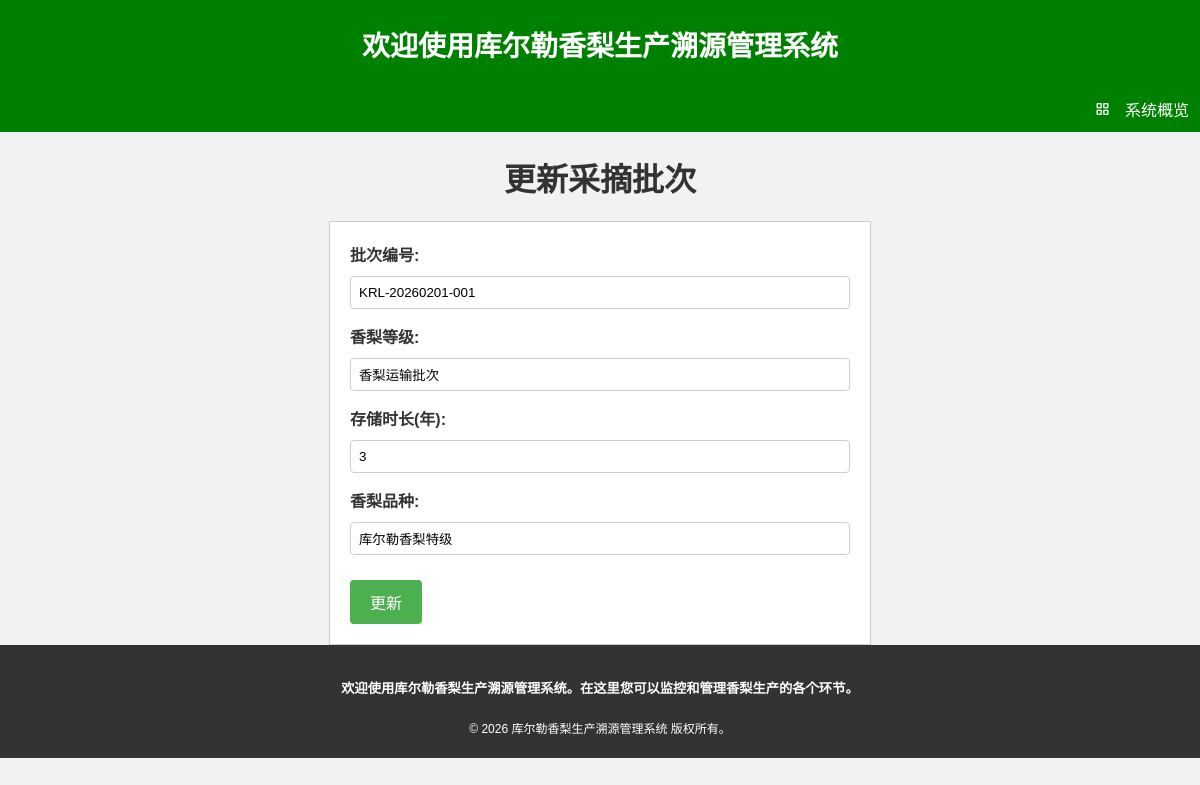
Screenshot of /update_livestock/KRL-20260201-001/ with the database file from the repository.
### homepage/models.py (models this page shows)
class Livestock(models.Model):
    user=models.ForeignKey(User, on_delete=models.CASCADE, default=1)
    Tag_number = models.CharField(max_length=20, primary_key=True, verbose_name="追踪编号")
    Animal_type= models.CharField(max_length=20, verbose_name="物流类型")
    Age= models.IntegerField(verbose_name="存储时长(天)")
    Breed= models.CharField(max_length=20, verbose_name="产品规格")
    class Meta:
        db_table = "Livestock"
        verbose_name = "物流追踪记录"
        verbose_name_plural = "物流追踪记录"

### homepage/views.py (the view)
# urls.py: path("update_livestock/<str:Tag_number>/", Update_livestock, name="update-livestock" ),
def Update_livestock(request,Tag_number):
    livestock=Livestock.objects.get(Tag_number=Tag_number)
    form = LivestockForm(request.POST,instance=livestock)
    if form.is_valid():
        form.save()
        return redirect("homepage:show-livestock")
    else:
        print(form.errors)
    return render(request,"homepage/updatelivestock.html",{'livestock':livestock})

### homepage/templates/homepage/updatelivestock.html (shortened to what this page needs)
{%extends 'homepage/base.html'%}
{%block content%}
<head>
    </head>
    <body>
      <h1>更新采摘批次</h1>
      <form method="post">
        <label for="id_Tag_number">批次编号:</label>
        <input type="text" name="Tag_number" id="id_Tag_number" value="{{livestock.Tag_number }}" required>
        <label for="id_Animal_type">香梨等级:</label>
        <input type="text" name="Animal_type" id="id_Animal_type" value="{{ livestock.Animal_type }}" required>
        <label for="id_Age">存储时长(年):</label>
        <input type="number" name="Age" id="id_Age" value="{{ livestock.Age }}" required>
        <label for="id_Breed">香梨品种:</label>
        <input type="text" name="Breed" id="id_Breed" value="{{ livestock.Breed }}" required>
        <input type="submit" value="更新">
      </form>
    </body>
    {%endblock%}

### homepage/templates/homepage/updatelivestock.html (style rules this page uses)
body { font-family: Arial, sans-serif; background-color: #f2f2f2; margin: 0; }
h1 { text-align: center; color: #333; }
form { background-color: #fff; border: 1px solid #ccc; padding: 20px; margin-top: 20px; max-width: 500px; margin-left: auto; margin-right: auto; }
label { display: block; margin-bottom: 10px; font-weight: bold; color: #333; }
input[type="text"], input[type="date"], input[type="number"] { width: 100%; padding: 8px; border: 1px solid #ccc; border-radius: 4px; box-sizing: border-box; margin-bottom: 15px; }
input[type="submit"] { background-color: #4CAF50; color: white; padding: 10px 20px; border: none; border-radius: 4px; cursor: pointer; font-size: 16px; margin-top: 10px; }

### rows the page displays
Livestock: Tag_number "KRL-20260201-001", Animal_type "香梨运输批次", Age "3", Breed "库尔勒香梨特级"
